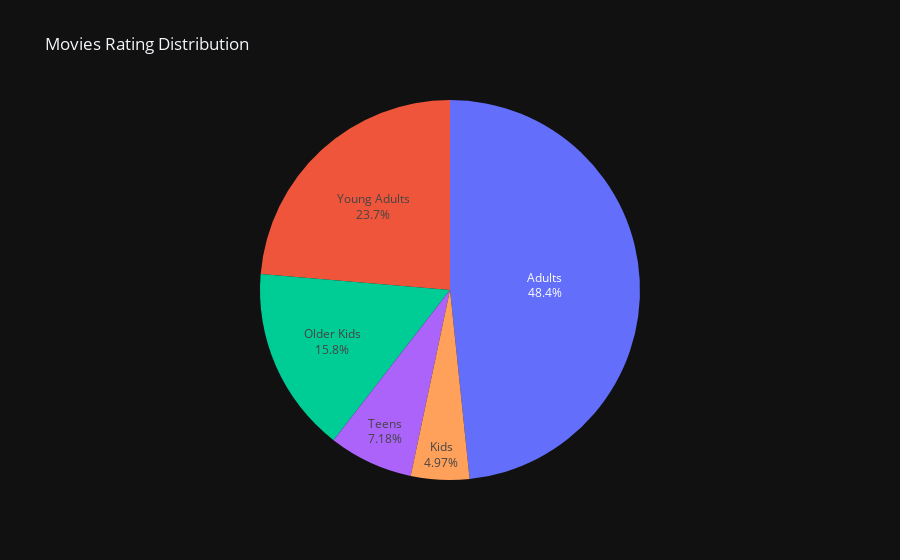

Notebook code cell kept with this figure:
### Code cell
y = movieRating.values()
labs = movieRating.keys()
fig = px.pie(values = y, title="Movies Rating Distribution",template = 'plotly_dark')
fig.update_traces(
    text = list(labs),
    hovertemplate = 'Total : %{value}'
)
fig.show()

### Figure 1 — Plotly figure (JSON) as saved in the notebook; plotly's stock layout.template omitted (floating-point values rounded to 4 significant figures)
{"data": [{"domain": {"x": [0, 1], "y": [0, 1]}, "hovertemplate": "Total : %{value}", "legendgroup": "", "name": "", "showlegend": false, "text": ["Adults", "Teens", "Young Adults", "Older Kids", "Kids"], "type": "pie", "values": [2600, 386, 1272, 852, 267]}], "layout": {"legend": {"tracegroupgap": 0}, "title": {"text": "Movies Rating Distribution"}}}
